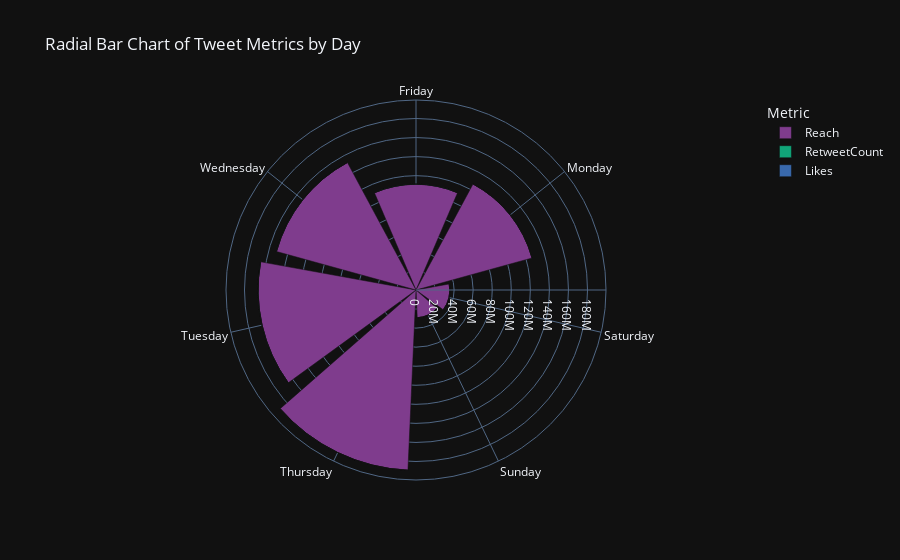

Here is the notebook cell this chart was saved with:
### Markdown cell above
## **Insights:**
**Geographic Distribution:**
The map shows how average reach varies geographically across different countries.

Darker shades indicate countries with higher average reach, while lighter shades represent lower average reach.

**Comparison Across Countries:**

You can visually compare the average reach of tweets between countries.
Identify countries where tweets generally reach a larger audience compared to others.

**Regional Patterns:**

Look for regional patterns or clusters where countries in the same region tend to have similar average reach values.

This can be insightful for targeting specific regions with tailored social media strategies.

**Performance Benchmarking:**

Use the map to benchmark the performance of tweets in different countries.
Understand which countries might offer higher engagement opportunities based on reach metrics.

**Strategic Insights:**

Gain insights into potential opportunities or challenges in different regions based on tweet reach.
Inform decisions on resource allocation for social media campaigns or content localization strategies.

### Code cell
import plotly.express as px

# Aggregate data by weekday
aggregated_df = df.groupby('Weekday').agg({
    'Reach': 'sum',
    'RetweetCount': 'sum',
    'Likes': 'sum'
}).reset_index()

# Melt the DataFrame to have a long format suitable for px.bar_polar
aggregated_df_melted = aggregated_df.melt(id_vars='Weekday', value_vars=['Reach', 'RetweetCount', 'Likes'], var_name='Metric', value_name='Count')

fig = px.bar_polar(aggregated_df_melted, r='Count', theta='Weekday', color='Metric',
                   color_discrete_sequence=px.colors.qualitative.Bold,
                   title='Radial Bar Chart of Tweet Metrics by Day',
                   labels={'Count': 'Count', 'Metric': 'Metric', 'Weekday': 'Day of the Week'},
                   template='plotly_dark'
                   )
fig.show()

### Figure 1 — Plotly figure (JSON) as saved in the notebook; plotly's stock layout.template omitted (floating-point values rounded to 4 significant figures)
{"data": [{"hovertemplate": "Metric=Reach<br>Count=%{r}<br>Day of the Week=%{theta}<extra></extra>", "legendgroup": "Reach", "marker": {"color": "rgb(127, 60, 141)", "pattern": {"shape": ""}}, "name": "Reach", "r": [111001761, 126338939, 35422213, 29125813, 189296641, 165674111, 151900720], "showlegend": true, "subplot": "polar", "theta": ["Friday", "Monday", "Saturday", "Sunday", "Thursday", "Tuesday", "Wednesday"], "type": "barpolar"}, {"hovertemplate": "Metric=RetweetCount<br>Count=%{r}<br>Day of the Week=%{theta}<extra></extra>", "legendgroup": "RetweetCount", "marker": {"color": "rgb(17, 165, 121)", "pattern": {"shape": ""}}, "name": "RetweetCount", "r": [119590, 108077, 67860, 65178, 138183, 142386, 165958], "showlegend": true, "subplot": "polar", "theta": ["Friday", "Monday", "Saturday", "Sunday", "Thursday", "Tuesday", "Wednesday"], "type": "barpolar"}, {"hovertemplate": "Metric=Likes<br>Count=%{r}<br>Day of the Week=%{theta}<extra></extra>", "legendgroup": "Likes", "marker": {"color": "rgb(57, 105, 172)", "pattern": {"shape": ""}}, "name": "Likes", "r": [2307, 2575, 1123, 567, 3109, 2699, 2889], "showlegend": true, "subplot": "polar", "theta": ["Friday", "Monday", "Saturday", "Sunday", "Thursday", "Tuesday", "Wednesday"], "type": "barpolar"}], "layout": {"barmode": "relative", "legend": {"title": {"text": "Metric"}, "tracegroupgap": 0}, "polar": {"angularaxis": {"direction": "clockwise", "rotation": 90}, "domain": {"x": [0, 1], "y": [0, 1]}}, "title": {"text": "Radial Bar Chart of Tweet Metrics by Day"}}}
